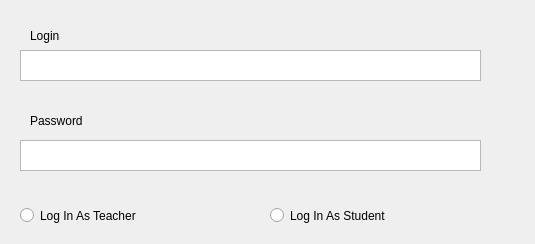
<?xml version="1.0" encoding="UTF-8"?>
<ui version="4.0">
 <class>Form</class>
 <widget class="QWidget" name="Form">
  <property name="geometry">
   <rect>
    <x>0</x>
    <y>0</y>
    <width>535</width>
    <height>244</height>
   </rect>
  </property>
  <property name="windowTitle">
   <string>Login</string>
  </property>
  <widget class="QRadioButton" name="LogInAsTeacher">
   <property name="geometry">
    <rect>
     <x>20</x>
     <y>180</y>
     <width>181</width>
     <height>71</height>
    </rect>
   </property>
   <property name="text">
    <string>Log In As Teacher</string>
   </property>
  </widget>
  <widget class="QRadioButton" name="LogInAsStudent">
   <property name="geometry">
    <rect>
     <x>270</x>
     <y>180</y>
     <width>181</width>
     <height>71</height>
    </rect>
   </property>
   <property name="text">
    <string>Log In As Student</string>
   </property>
  </widget>
  <widget class="QTextEdit" name="Password">
   <property name="geometry">
    <rect>
     <x>20</x>
     <y>140</y>
     <width>461</width>
     <height>31</height>
    </rect>
   </property>
  </widget>
  <widget class="QLabel" name="label">
   <property name="geometry">
    <rect>
     <x>30</x>
     <y>90</y>
     <width>191</width>
     <height>61</height>
    </rect>
   </property>
   <property name="text">
    <string>Password</string>
   </property>
  </widget>
  <widget class="QTextEdit" name="textEdit">
   <property name="geometry">
    <rect>
     <x>20</x>
     <y>50</y>
     <width>461</width>
     <height>31</height>
    </rect>
   </property>
  </widget>
  <widget class="QLabel" name="label_2">
   <property name="geometry">
    <rect>
     <x>30</x>
     <y>20</y>
     <width>91</width>
     <height>31</height>
    </rect>
   </property>
   <property name="text">
    <string>Login</string>
   </property>
  </widget>
 </widget>
 <resources/>
 <connections/>
</ui>
